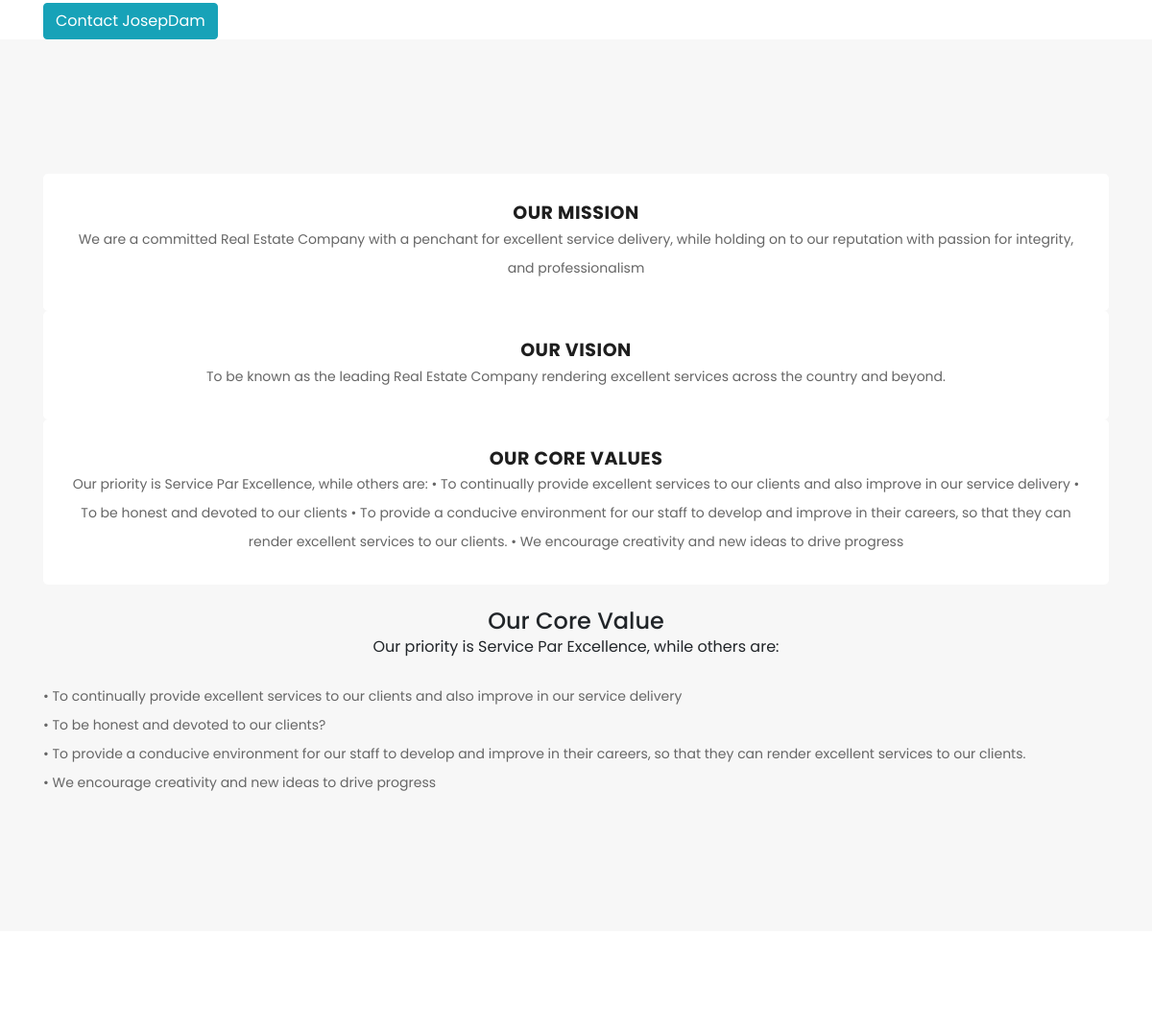
Page /about/ (middle part) on the earlier database version.
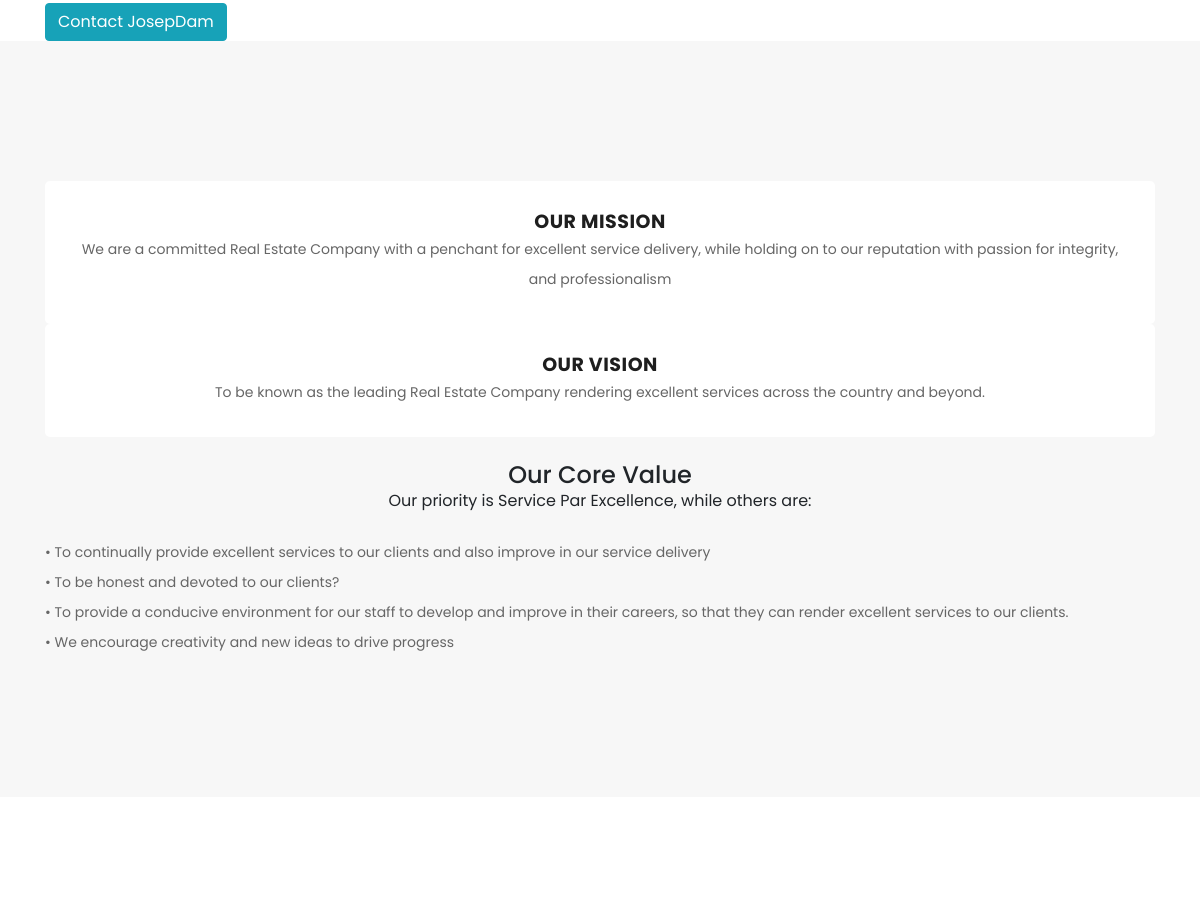
Same page on the later database version.
### josepdam/models.py (models this page shows, shortened)
class AboutMissionVisionCorevalues(models.Model):
    title = models.CharField(max_length=900, blank=True, null=True)
    description = models.TextField()

### josepdam/views.py (the view)
# urls.py: path('about/', AboutView.as_view(), name='about'),
class AboutView (ListView):
    model = AboutMissionVisionCorevalues
    template_name = 'josep/about.html'

### templates/josep/about.html (shortened to what this page needs)
{% extends "base.html" %}
{% load static %}
{% block content%}
    <div class="more-info about-info">
      <div class="container">
        <div class="row">
          <div class="col-md-12">
            <div class="more-info-content">
              <div class="row">
                <div class="col-md-6 align-self-center">
                  <span>
                    <a href="{% url 'contact' %}" class="btn btn-info">Contact JosepDam</i></a>
                 </span>
                </div>
                <div class="col-md-6"><br>
                </div>
                </div>
              </div>
            </div>
          </div>
        </div>
    </div>
         <div class="testimonials" style="margin: 0">
          <div class="container">
            {% for post in object_list %}
               <div class="row">
              <div class="col-md-12">
                  <div class="testimonial-item">
                    <div class="inner-content">
                      <h4>{{ post.title }}</h4>
                      <p>{{ post.description }}</p>
                    </div>
                  </div>
                </div>
              </div>
              {% endfor %}<br>
        <div class="more-info-content">
          <div class="right-content">
            <b><center><h4>Our Core Value </h4></center></b>
            <center><span>Our priority is Service Par Excellence, while others are:</span></center><br>
            <ul>
              <p>• To continually provide excellent services to our clients and also improve in our service delivery</p>
              <p>•	To be honest and devoted to our clients?</p>
              <p>•	To provide a conducive environment for our staff to develop and improve in their careers, so that they can render excellent services to our clients.</p>
              <p>•	We encourage creativity and new ideas to drive progress</p>
           </ul>
          </div>
        </div>
        </div>
       </div>
{% endblock %}

Differences in the rows shown:
removed AboutMissionVisionCorevalues: title "OUR CORE VALUES", description "Our priority is Service Par Excellence, while others are: • To continually provide excellent services to our clients and also improve in our service delivery • To be honest and devoted to our clients • To provide a conducive environment for our staff to develop and improve in their careers, so that they can render excellent services to our clients. • We encourage creativity and new ideas to drive progress"
